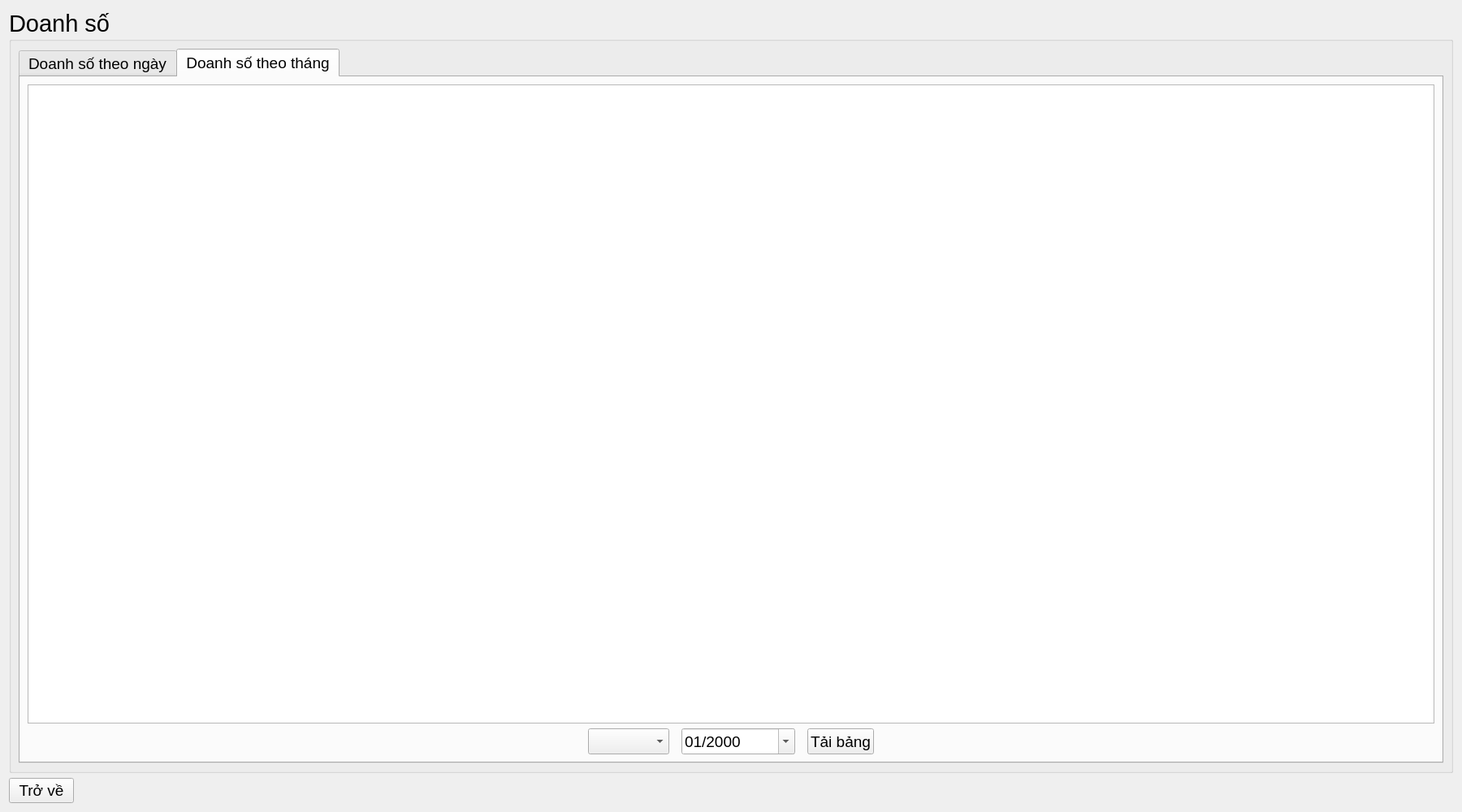
<?xml version="1.0" encoding="UTF-8"?>
<ui version="4.0">
 <class>DoanhSo</class>
 <widget class="QDialog" name="DoanhSo">
  <property name="geometry">
   <rect>
    <x>0</x>
    <y>0</y>
    <width>1800</width>
    <height>1000</height>
   </rect>
  </property>
  <property name="windowTitle">
   <string/>
  </property>
  <layout class="QVBoxLayout" name="verticalLayout">
   <item>
    <widget class="QGroupBox" name="groupBox">
     <property name="font">
      <font>
       <pointsize>22</pointsize>
      </font>
     </property>
     <property name="title">
      <string>Doanh số</string>
     </property>
     <layout class="QVBoxLayout" name="verticalLayout_2">
      <item>
       <layout class="QHBoxLayout" name="horizontalLayout"/>
      </item>
      <item>
       <widget class="QTabWidget" name="tabWidget">
        <property name="font">
         <font>
          <pointsize>14</pointsize>
         </font>
        </property>
        <property name="currentIndex">
         <number>1</number>
        </property>
        <widget class="QWidget" name="tab">
         <attribute name="title">
          <string>Doanh số theo ngày</string>
         </attribute>
         <layout class="QVBoxLayout" name="verticalLayout_4">
          <item>
           <widget class="QTableView" name="tableView"/>
          </item>
          <item>
           <layout class="QHBoxLayout" name="horizontalLayout_3">
            <item>
             <spacer name="horizontalSpacer_5">
              <property name="orientation">
               <enum>Qt::Horizontal</enum>
              </property>
              <property name="sizeHint" stdset="0">
               <size>
                <width>40</width>
                <height>20</height>
               </size>
              </property>
             </spacer>
            </item>
            <item>
             <widget class="QDateEdit" name="dateEdit">
              <property name="sizePolicy">
               <sizepolicy hsizetype="Fixed" vsizetype="Minimum">
                <horstretch>0</horstretch>
                <verstretch>0</verstretch>
               </sizepolicy>
              </property>
              <property name="minimumSize">
               <size>
                <width>140</width>
                <height>0</height>
               </size>
              </property>
              <property name="currentSection">
               <enum>QDateTimeEdit::DaySection</enum>
              </property>
              <property name="displayFormat">
               <string>dd/MM/yyyy</string>
              </property>
              <property name="calendarPopup">
               <bool>true</bool>
              </property>
              <property name="currentSectionIndex">
               <number>0</number>
              </property>
             </widget>
            </item>
            <item>
             <widget class="QPushButton" name="pushButton_2">
              <property name="sizePolicy">
               <sizepolicy hsizetype="Fixed" vsizetype="Minimum">
                <horstretch>0</horstretch>
                <verstretch>0</verstretch>
               </sizepolicy>
              </property>
              <property name="text">
               <string>Tải bảng</string>
              </property>
             </widget>
            </item>
            <item>
             <spacer name="horizontalSpacer_4">
              <property name="orientation">
               <enum>Qt::Horizontal</enum>
              </property>
              <property name="sizeHint" stdset="0">
               <size>
                <width>40</width>
                <height>20</height>
               </size>
              </property>
             </spacer>
            </item>
           </layout>
          </item>
         </layout>
        </widget>
        <widget class="QWidget" name="tab_2">
         <attribute name="title">
          <string>Doanh số theo tháng</string>
         </attribute>
         <layout class="QVBoxLayout" name="verticalLayout_3">
          <item>
           <widget class="QTableView" name="tableView_2"/>
          </item>
          <item>
           <layout class="QHBoxLayout" name="horizontalLayout_4">
            <property name="spacing">
             <number>15</number>
            </property>
            <item>
             <spacer name="horizontalSpacer_6">
              <property name="orientation">
               <enum>Qt::Horizontal</enum>
              </property>
              <property name="sizeHint" stdset="0">
               <size>
                <width>40</width>
                <height>20</height>
               </size>
              </property>
             </spacer>
            </item>
            <item>
             <widget class="QComboBox" name="comboBox">
              <property name="sizePolicy">
               <sizepolicy hsizetype="Minimum" vsizetype="Minimum">
                <horstretch>0</horstretch>
                <verstretch>0</verstretch>
               </sizepolicy>
              </property>
             </widget>
            </item>
            <item>
             <widget class="QDateEdit" name="dateEdit_2">
              <property name="sizePolicy">
               <sizepolicy hsizetype="Fixed" vsizetype="Minimum">
                <horstretch>0</horstretch>
                <verstretch>0</verstretch>
               </sizepolicy>
              </property>
              <property name="minimumSize">
               <size>
                <width>140</width>
                <height>0</height>
               </size>
              </property>
              <property name="currentSection">
               <enum>QDateTimeEdit::MonthSection</enum>
              </property>
              <property name="displayFormat">
               <string>MM/yyyy</string>
              </property>
              <property name="calendarPopup">
               <bool>true</bool>
              </property>
              <property name="currentSectionIndex">
               <number>0</number>
              </property>
             </widget>
            </item>
            <item>
             <widget class="QPushButton" name="pushButton_3">
              <property name="sizePolicy">
               <sizepolicy hsizetype="Fixed" vsizetype="Minimum">
                <horstretch>0</horstretch>
                <verstretch>0</verstretch>
               </sizepolicy>
              </property>
              <property name="text">
               <string>Tải bảng</string>
              </property>
             </widget>
            </item>
            <item>
             <spacer name="horizontalSpacer_7">
              <property name="orientation">
               <enum>Qt::Horizontal</enum>
              </property>
              <property name="sizeHint" stdset="0">
               <size>
                <width>40</width>
                <height>20</height>
               </size>
              </property>
             </spacer>
            </item>
           </layout>
          </item>
         </layout>
        </widget>
       </widget>
      </item>
     </layout>
    </widget>
   </item>
   <item>
    <layout class="QHBoxLayout" name="horizontalLayout_2">
     <item>
      <widget class="QPushButton" name="pushButton">
       <property name="sizePolicy">
        <sizepolicy hsizetype="Fixed" vsizetype="Fixed">
         <horstretch>0</horstretch>
         <verstretch>0</verstretch>
        </sizepolicy>
       </property>
       <property name="font">
        <font>
         <pointsize>14</pointsize>
        </font>
       </property>
       <property name="text">
        <string>Trở về</string>
       </property>
      </widget>
     </item>
     <item>
      <spacer name="horizontalSpacer">
       <property name="orientation">
        <enum>Qt::Horizontal</enum>
       </property>
       <property name="sizeType">
        <enum>QSizePolicy::Expanding</enum>
       </property>
       <property name="sizeHint" stdset="0">
        <size>
         <width>37</width>
         <height>17</height>
        </size>
       </property>
      </spacer>
     </item>
    </layout>
   </item>
  </layout>
 </widget>
 <tabstops>
  <tabstop>tabWidget</tabstop>
  <tabstop>tableView</tabstop>
  <tabstop>dateEdit</tabstop>
  <tabstop>pushButton_2</tabstop>
  <tabstop>tableView_2</tabstop>
  <tabstop>comboBox</tabstop>
  <tabstop>dateEdit_2</tabstop>
  <tabstop>pushButton_3</tabstop>
  <tabstop>pushButton</tabstop>
 </tabstops>
 <resources/>
 <connections/>
</ui>
